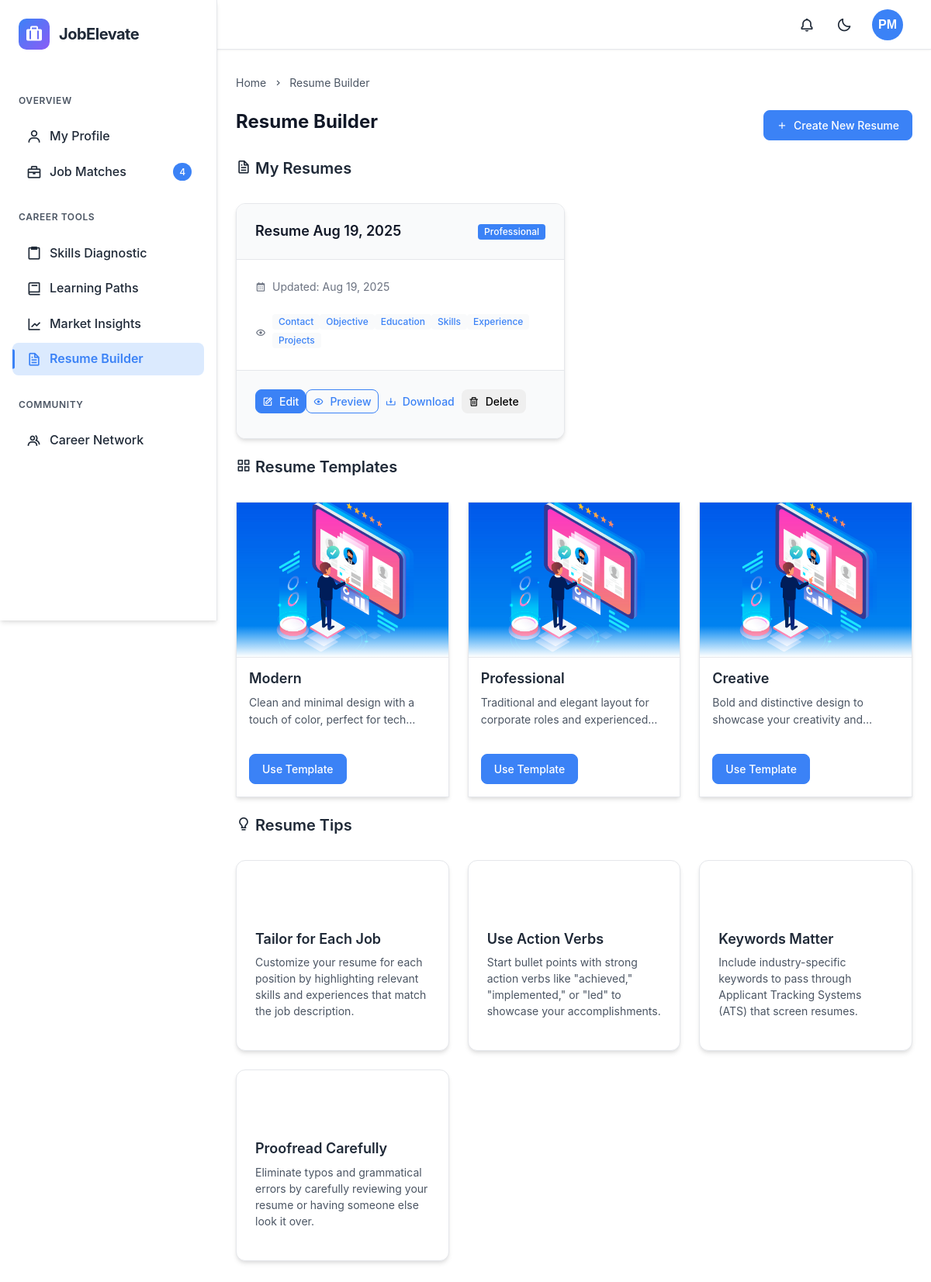
Page /resume_builder/ (signed in) on the committed database.
### resume_builder/models.py (models this page shows, shortened)
class Resume(models.Model):
    STATUS_CHOICES = [
        ('draft', 'Draft'),
        ('published', 'Published'),
    ]
    user = models.ForeignKey(User, on_delete=models.CASCADE, related_name='resumes')
    template = models.ForeignKey(ResumeTemplate, on_delete=models.CASCADE, related_name='used_in_resumes')
    title = models.CharField(max_length=255)
    status = models.CharField(max_length=20, choices=STATUS_CHOICES, default='draft')
    primary_color = ColorField(default='#1565C0')
    secondary_color = ColorField(default='#03A9F4')
    font_family = models.CharField(max_length=100, default='Roboto, sans-serif')
    show_contact = models.BooleanField(default=True)
    show_links = models.BooleanField(default=True)
    show_objective = models.BooleanField(default=True)
    show_education = models.BooleanField(default=True)
    show_skills = models.BooleanField(default=True)
    show_experience = models.BooleanField(default=True)
    show_projects = models.BooleanField(default=True)
    show_certifications = models.BooleanField(default=True)
    show_achievements = models.BooleanField(default=True)
    show_extracurricular = models.BooleanField(default=True)
    pdf_file = models.FileField(upload_to='resume_pdfs/', blank=True, null=True)
    created_at = models.DateTimeField(auto_now_add=True)
    updated_at = models.DateTimeField(auto_now=True)
    last_downloaded = models.DateTimeField(blank=True, null=True)
    download_count = models.IntegerField(default=0)
    class Meta:
        ordering = ['-updated_at']

class ResumeTemplate(models.Model):
    name = models.CharField(max_length=100)
    description = models.TextField()
    preview_image = models.ImageField(upload_to='resume_templates/')
    html_structure = models.TextField()
    css_structure = models.TextField()
    is_active = models.BooleanField(default=True)
    created_at = models.DateTimeField(auto_now_add=True)
    updated_at = models.DateTimeField(auto_now=True)

### resume_builder/views.py (the view)
# urls.py: path('', views.resume_dashboard, name='resume_builder'),
@login_required
def resume_dashboard(request):
    user = request.user
    full_name = user.full_name.strip() if user.full_name else ""
    name_parts = full_name.split()
    if len(name_parts) >= 2:
        initials = name_parts[0][0].upper() + name_parts[-1][0].upper()
    elif len(name_parts) == 1:
        initials = name_parts[0][0].upper()
    else:
        initials = "US"
    user_resumes = Resume.objects.filter(user=user)
    resume_templates = ResumeTemplate.objects.filter(is_active=True)
    context = {
        'user_resumes': user_resumes,
        'resume_templates': resume_templates,
        'user_initials': initials,
    }
    return render(request, 'resume_builder/dashboard.html', context)

### accounts/models.py (called while the page is built)
    def get_skills_list(self):
        return [skill.strip() for skill in self.technical_skills.split(',')] if self.technical_skills else []

### backend/context_processors.py (called while the page is built)
def user_initials(request):
    if request.user.is_authenticated:
        full_name = request.user.full_name.strip() if request.user.full_name else ""
        name_parts = full_name.split()
        if len(name_parts) >= 2:
            initials = name_parts[0][0].upper() + name_parts[-1][0].upper()
        elif len(name_parts) == 1:
            initials = name_parts[0][0].upper()
        else:
            initials = "US"
    else:
        initials = "US"
    return {
        'user_initials': initials
    }

### dashboard/context_processors.py (called while the page is built)
def dashboard_context(request):
    context = {}
    if request.user.is_authenticated:
        user = request.user
        full_name = user.full_name.strip() if user.full_name else ""
        name_parts = full_name.split()
        if len(name_parts) >= 2:
            initials = name_parts[0][0].upper() + name_parts[-1][0].upper()
        elif len(name_parts) == 1:
            initials = name_parts[0][0].upper()
        else:
            initials = "US"
        job_match_count = user.get_job_matches_count()
        context.update({
            'user_initials': initials,
            'job_match_count': job_match_count,
        })
    return context

### resume_builder/templates/resume_builder/dashboard.html (shortened to what this page needs)
{% extends 'dashboard/base.html' %}
{% load static %}
{% block content %}
<div class="breadcrumb">
    <div class="breadcrumb-item">
        <a href="{% url 'dashboard:home' %}" class="breadcrumb-link">Home</a>
        <i class='bx bx-chevron-right'></i>
    </div>
    <div class="breadcrumb-item">
        <span>Resume Builder</span>
    </div>
</div>
<div class="page-content-header">
    <h1 class="page-title">Resume Builder</h1>
    <div class="page-actions">
        <button class="btn btn-primary" onclick="showCreateResumeModal()">
            <i class='bx bx-plus'></i>
            Create New Resume
        </button>
    </div>
</div>
    <section class="content-section">
        <div class="section-header">
            <h2 class="section-title"><i class='bx bx-file'></i> My Resumes</h2>
        </div>
        {% if user_resumes %}
        <div class="resume-grid">
            {% for resume in user_resumes %}
            <div class="card card-elevated resume-card" data-id="{{ resume.id }}">
                <div class="card-header">
                    <div class="d-flex justify-between align-center">
                        <h4 class="card-title mb-0">{{ resume.title }}</h4>
                        <span class="badge bg-primary">{{ resume.template.name }}</span>
                    </div>
                </div>
                <div class="card-body">
                    <div class="resume-stats">
                        <div class="resume-stat d-flex align-center mb-2">
                            <i class='bx bx-calendar text-muted mr-2'></i>
                            <span class="text-muted">Updated: {{ resume.updated_at|date:"M d, Y" }}</span>
                        </div>
                        <div class="resume-stat">
                            <i class='bx bx-show text-muted mr-2'></i>
                            <div class="d-flex flex-wrap">
                                {% if resume.show_contact %}<span class="badge bg-light text-primary mr-1 mb-1">Contact</span>{% endif %}
                                {% if resume.show_objective %}<span class="badge bg-light text-primary mr-1 mb-1">Objective</span>{% endif %}
                                {% if resume.show_education %}<span class="badge bg-light text-primary mr-1 mb-1">Education</span>{% endif %}
                                {% if resume.show_skills %}<span class="badge bg-light text-primary mr-1 mb-1">Skills</span>{% endif %}
                                {% if resume.show_experience %}<span class="badge bg-light text-primary mr-1 mb-1">Experience</span>{% endif %}
                                {% if resume.show_projects %}<span class="badge bg-light text-primary mr-1 mb-1">Projects</span>{% endif %}
                            </div>
                        </div>
                    </div>
                </div>
                <div class="card-footer">
                    <div class="d-flex flex-wrap">
                        <a href="{% url 'resume_builder:edit_resume' resume.id %}" class="btn btn-sm btn-primary mr-2 mb-2">
                            <i class='bx bx-edit'></i> Edit
                        </a>
                        <a href="{% url 'resume_builder:preview_resume' resume.id %}" class="btn btn-sm btn-outline-primary mr-2 mb-2">
                            <i class='bx bx-show'></i> Preview
                        </a>
                        <a href="{% url 'resume_builder:download_resume' resume.id %}" class="btn btn-sm btn-outline-success mr-2 mb-2">
                            <i class='bx bx-download'></i> Download
                        </a>
                        <button class="btn btn-sm btn-outline-danger mb-2" data-resume-id="{{ resume.id }}">
                            <i class='bx bx-trash'></i> Delete
                        </button>
                    </div>
                </div>
            </div>
            {% endfor %}
        </div>
        {% endif %}
    </section>
    <section class="content-section">
        <div class="section-header">
            <h2 class="section-title"><i class='bx bx-grid-alt'></i> Resume Templates</h2>
        </div>
        <div class="template-grid">
            {% for template in resume_templates %}
                <div class="template-card">
                    <div class="template-preview">
                      {% if template.preview_image %}
                          <img src="{{ template.preview_image.url }}" alt="{{ template.name }} Template Preview">
                      {% else %}
                          <img src="{% static 'images/template-default.png' %}" alt="{{ template.name }} Template Preview">
                      {% endif %}
                    </div>
                    <div class="template-info">
                        <h4>{{ template.name }}</h4>
                        <p>{{ template.description }}</p>
                    </div>
                    <div class="template-actions">
                        <a href="{% url 'resume_builder:create_resume' %}?template_id={{ template.id }}" class="btn btn-primary use-template-btn">Use Template</a>
                    </div>
                </div>
            {% empty %}
                <p>No resume templates available.</p>
            {% endfor %}
        </div>
    </section>
    <section class="content-section">
        <div class="section-header">
            <h2 class="section-title"><i class='bx bx-bulb'></i> Resume Tips</h2>
        </div>
        <div class="tips-container">
            <div class="tip-card">
                <div class="tip-icon">
                    <i class='bx bx-target-lock'></i>
                </div>
                <div class="tip-content">
                    <h4>Tailor for Each Job</h4>
                    <p>Customize your resume for each position by highlighting relevant skills and experiences that match the job description.</p>
                </div>
            </div>
            <div class="tip-card">
                <div class="tip-icon">
                    <i class='bx bx-trending-up'></i>
                </div>
                <div class="tip-content">
                    <h4>Use Action Verbs</h4>
                    <p>Start bullet points with strong action verbs like "achieved," "implemented," or "led" to showcase your accomplishments.</p>
                </div>
            </div>
            <div class="tip-card">
                <div class="tip-icon">
                    <i class='bx bx-search'></i>
                </div>
                <div class="tip-content">
                    <h4>Keywords Matter</h4>
                    <p>Include industry-specific keywords to pass through Applicant Tracking Systems (ATS) that screen resumes.</p>
                </div>
            </div>
            <div class="tip-card">
                <div class="tip-icon">
                    <i class='bx bx-check-double'></i>
                </div>
                <div class="tip-content">
                    <h4>Proofread Carefully</h4>
                    <p>Eliminate typos and grammatical errors by carefully reviewing your resume or having someone else look it over.</p>
                </div>
            </div>
        </div>
    </section>
{% endblock %}

### resume_builder/templates/resume_builder/dashboard.html (style rules this page uses)
.content-section { margin-bottom: 1.5rem; animation: fadeIn 0.5s ease-in-out; }
.resume-grid { display: grid; grid-template-columns: repeat(auto-fill, minmax(300px, 1fr)); gap: 1.5rem; }
.resume-card { background-color: var(--card-bg); border-radius: var(--radius-lg); box-shadow: var(--shadow); overflow: hidden; transition: var(--transition); border: 1px solid var(--border-color); position: relative; }
.resume-stats { display: flex; gap: var(--spacing); flex-wrap: wrap; }
.resume-stat { display: flex; align-items: center; gap: var(--spacing-sm); font-size: var(--font-size-sm); color: var(--text-light); }
.resume-stat i { color: var(--primary); }
.template-grid { display: grid; grid-template-columns: repeat(auto-fill, minmax(250px, 1fr)); gap: 1.5rem; }
.template-card { background-color: var(--card-bg); border-radius: var(--border-radius-lg); overflow: hidden; box-shadow: var(--shadow); transition: var(--transition); border: 1px solid var(--border-color); }
.template-preview { height: 200px; overflow: hidden; border-bottom: 1px solid var(--border-color); position: relative; }
.template-preview::after { content: ''; position: absolute; bottom: 0; left: 0; right: 0; height: 40px; background: linear-gradient(to top, var(--card-bg), transparent); }
.template-preview img { width: 100%; height: 100%; object-fit: cover; transition: var(--transition); }
.template-info { padding: var(--spacing); }
.template-info h4 { font-size: var(--font-size-lg); font-weight: 600; margin-bottom: var(--spacing-sm); color: var(--text-color); }
.template-info p { font-size: var(--font-size-sm); color: var(--text-light); display: -webkit-box; -webkit-line-clamp: 2; line-clamp: 2; -webkit-box-orient: vertical; overflow: hidden; margin-bottom: var(--spacing); }
.template-actions { padding: 0 var(--spacing) var(--spacing) var(--spacing); }
.tips-container { display: grid; grid-template-columns: repeat(auto-fill, minmax(240px, 1fr)); gap: var(--spacing-lg); }
.tip-card { background-color: var(--card-bg); border-radius: var(--radius-lg); padding: var(--spacing-lg); box-shadow: var(--shadow); border: 1px solid var(--border-color); transition: var(--transition); display: flex; flex-direction: column; align-items: flex-start; }
.tip-icon { display: flex; align-items: center; justify-content: center; width: 50px; height: 50px; border-radius: 50%; background: linear-gradient(135deg, var(--primary-light), var(--primary)); color: white; font-size: 1.5rem; margin-bottom: 1rem; }
.tip-content h4 { font-size: 1.125rem; font-weight: 600; margin-bottom: 0.5rem; color: var(--text-color); }
.tip-content p { font-size: 0.875rem; color: var(--text-light); line-height: 1.5; }

### rows in the picture
Resume: title "Resume Aug 19, 2025", template.name "Professional", updated_at "Aug 19, 2025", show_contact "Contact", show_objective "Objective", show_education "Education", show_skills "Skills", show_experience "Experience", show_projects "Projects"
ResumeTemplate: name "Modern", description "Clean and minimal design with a touch of color, perfect for…"
ResumeTemplate: name "Professional", description "Traditional and elegant layout for corporate roles and…"
ResumeTemplate: name "Creative", description "Bold and distinctive design to showcase your creativity…"

### other values in the picture
{{ job_match_count }} "4"
{{ user_initials }} "PM"
